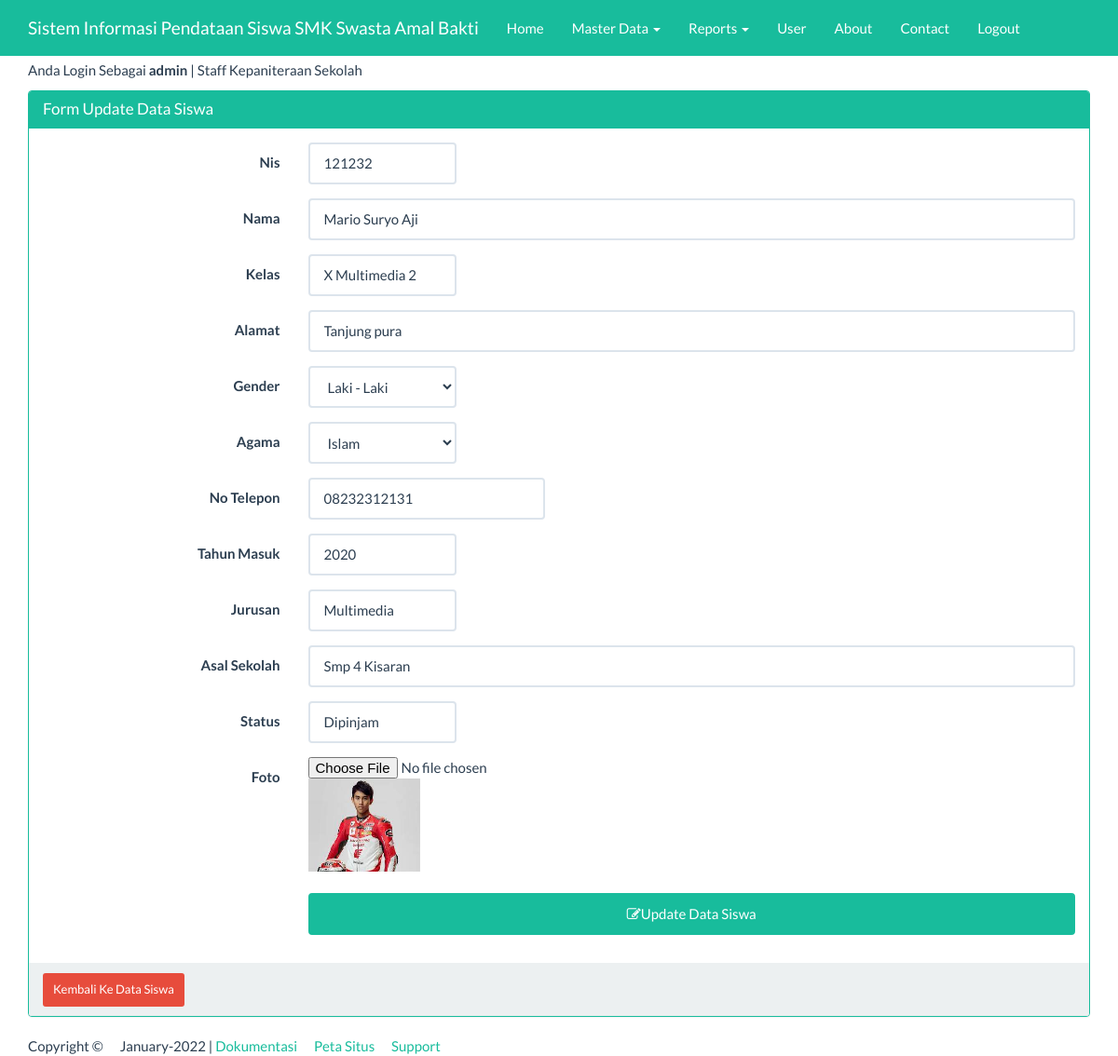
Page /index_admin.php?page=datasiswa&actions=edit&nis=121232 (signed in) on the committed database.
### tables this page shows
CREATE TABLE IF NOT EXISTS `datasiswa` (
`nis` int(5) NOT NULL,
  `nama` varchar(25) NOT NULL,
  `kelas` varchar(255) NOT NULL,
  `alamat` varchar(20) NOT NULL,
  `gender` varchar(50) NOT NULL,
  `agama` varchar(25) NOT NULL,
  `no_telp` varchar(50) NOT NULL,
  `foto` varchar(255) NOT NULL,
  `thn_masuk` varchar(11) NOT NULL,
  `Jurusan` varchar(50) NOT NULL,
  `asal_sekolah` varchar(500) NOT NULL,
  `Status` varchar(15) NOT NULL
);

### views/datasiswa_edit.php (the view, shortened to what this page needs)
<?php
$nis=$_GET['nis'];
$ambil=  mysqli_query($koneksi, "SELECT * FROM datasiswa WHERE nis ='$nis'") or die ("SQL Edit error");
$data= mysqli_fetch_array($ambil);
?>
<div class="container">
    <div class="row">
        <div class="col-xs-12">
            <div class="panel panel-success">
                <div class="panel-heading">
                    <h3 class="panel-title">Form Update Data Siswa</h3>
                </div>
                <div class="panel-body">
                     <form class="form-horizontal" action="" method="post">
                           <div class="form-group">
                            <label for="nis" class="col-sm-3 control-label">Nis</label>
                            <div class="col-sm-2">
                                <input type="text" name="nis" value="<?=$data['nis']?>"class="form-control" id="inputEmail3" placeholder="Nis">
                            </div>
                        </div>
						<div class="form-group">
                            <label for="nama" class="col-sm-3 control-label">Nama</label>
                            <div class="col-sm-9">
                                <input type="text" name="nama" value="<?=$data['nama']?>"class="form-control" id="inputEmail3" placeholder="Nama">
                            </div>
                        </div>
						<div class="form-group">
                            <label for="kelas" class="col-sm-3 control-label">Kelas</label>
                            <div class="col-sm-2">
                                <input type="text" name="kelas" value="<?=$data['kelas']?>"class="form-control" id="inputEmail3" placeholder="kelas">
                            </div>
                        </div>
						<div class="form-group">
                            <label for="alamat" class="col-sm-3 control-label">Alamat</label>
                            <div class="col-sm-9">
                                <input type="text" name="alamat" value="<?=$data['alamat']?>"class="form-control" id="inputEmail3" placeholder="Para Pihak">
                            </div>
                        </div>
                        <div class="form-group">
                            <label for="gender" class="col-sm-3 control-label">Gender</label>
                            <div class="col-sm-2 col-xs-9">
                                <select name="gender" value="<?=$data['gender']?>" class="form-control">
                                    <option value="Laki - Laki">Laki - Laki</option>
                                </select>
                            </div>
                        </div>
                        <div class="form-group">
                            <label for="agama" class="col-sm-3 control-label">Agama</label>
                            <div class="col-sm-2 col-xs-9">
                                <select name="agama" class="form-control">
                                    <option value="Islam">Islam</option>
                                </select>
                            </div>
                        </div>
                        <div class="form-group">
                            <label for="agama" class="col-sm-3 control-label">No Telepon</label>
                            <div class="col-sm-3">
                                <input type="text" name="no_telp" value="<?=$data['no_telp']?>" class="form-control" id="inputPassword3" placeholder="no_telp">
                            </div>
                        </div>
                        <div class="form-group">
                            <label class="col-sm-3 control-label">Tahun Masuk</label>
                            <div class="col-sm-2 col-xs-9">
                                 <input type="text" name="thn_masuk" value="<?=$data['thn_masuk']?>" class="form-control" id="inputPassword3" placeholder="Tahun Masuk">
                            </div>
                        </div>
                         <div class="form-group">
                            <label class="col-sm-3 control-label">Jurusan</label>
                            <div class="col-sm-2 col-xs-9">
                                 <input type="text" name="Jurusan" value="<?=$data['Jurusan']?>" class="form-control" id="inputPassword3" placeholder="Jurusan">
                            </div>
                        </div>
                         <div class="form-group">
                            <label class="col-sm-3 control-label">Asal Sekolah</label>
                            <div class="col-sm-9">
                                 <input type="text" name="asal_sekolah" value="<?=$data['asal_sekolah']?>" class="form-control" id="inputPassword3" placeholder="Asal sekolah">
                            </div>
                        </div>
                        <div class="form-group">
                            <label for="status" class="col-sm-3 control-label">Status</label>
                            <div class="col-sm-2 col-xs-9">
                                 <input type="text" name="Status" value="<?=$data['Status']?>" class="form-control" id="inputPassword3" placeholder="Status">
                            </div>
                        </div>
                        <div class="form-group">
                            <label for="foto" class="col-sm-3 control-label">Foto</label>
                            <div class="col-sm-3">
                                <input type="file" class="custom-file-input" name="foto" value="<?=$data['foto']?>"class="form-control">
                                <img src="foto/<?= $data['foto']?>" width="120" height="100">
                            </div>
                        </div>
                        <div class="form-group">
                            <div class="col-sm-offset-3 col-sm-9">
                                <button type="submit" class="btn btn-success">
                                    <span class="fa fa-edit"></span>Update Data Siswa</button>
                            </div>
                        </div>
                    </form>
                </div>
                <div class="panel-footer">
                    <a href="?page=datasiswa&actions=tampil" class="btn btn-danger btn-sm">
                        Kembali Ke Data Siswa
                    </a>
                </div>
            </div>
        </div>
    </div>
</div>

### index_admin.php (style rules this page uses)
body { margin-top:65px; }
button { background-color: #4CAF50; color: white; padding: 14px 20px; margin: 8px 0; border: none; cursor: pointer; width: 100%; }

### rows in the picture
datasiswa: nis "121232", nama "Mario Suryo Aji", kelas "X Multimedia 2", alamat "Tanjung pura", gender "Laki - Laki", no_telp "08232312131", thn_masuk "2020", Jurusan "Multimedia", asal_sekolah "Smp 4 Kisaran", Status "Dipinjam", foto (picture)

### other values in the picture
$_SESSION['username'] "admin"
$_SESSION['ket'] "Staff Kepaniteraan Sekolah"
